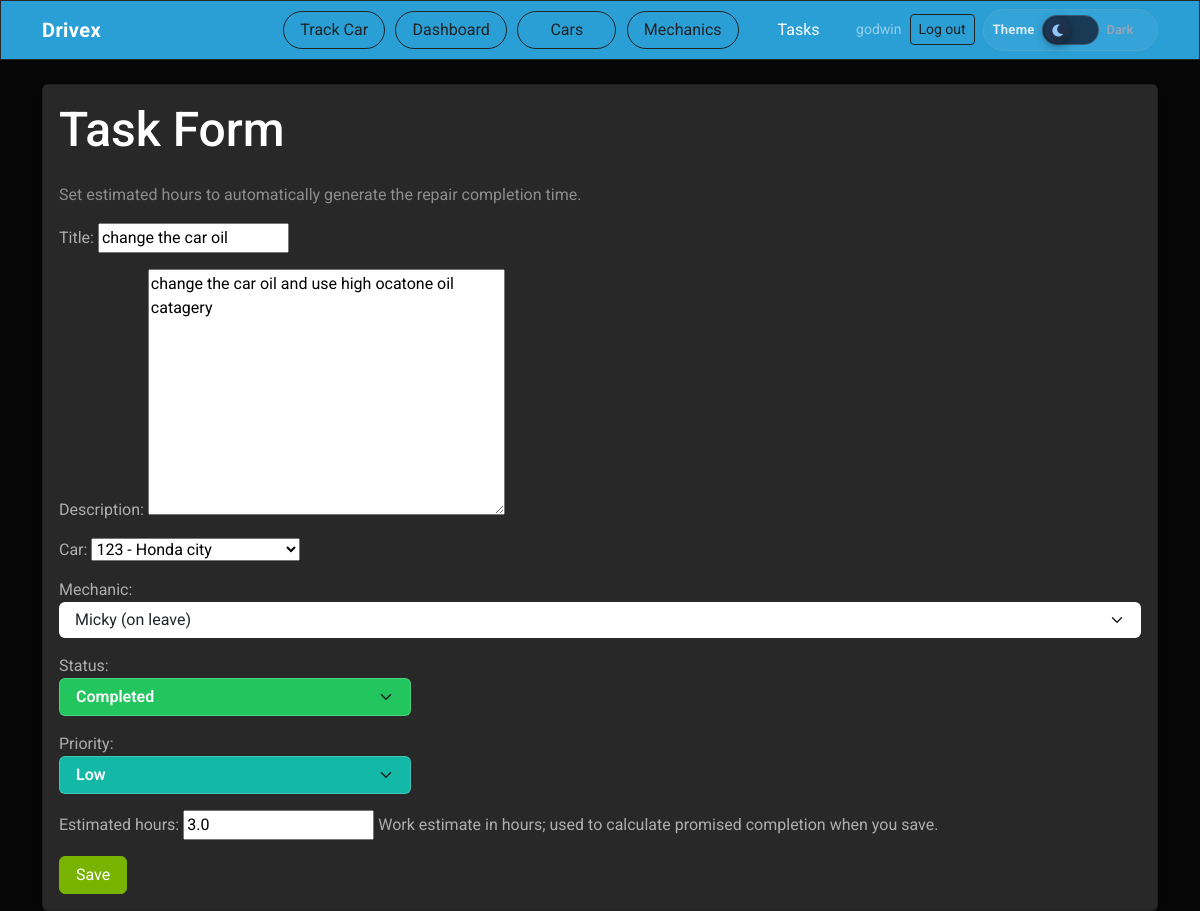
Page /tasks/2/update/ (signed in) on the earlier database version.
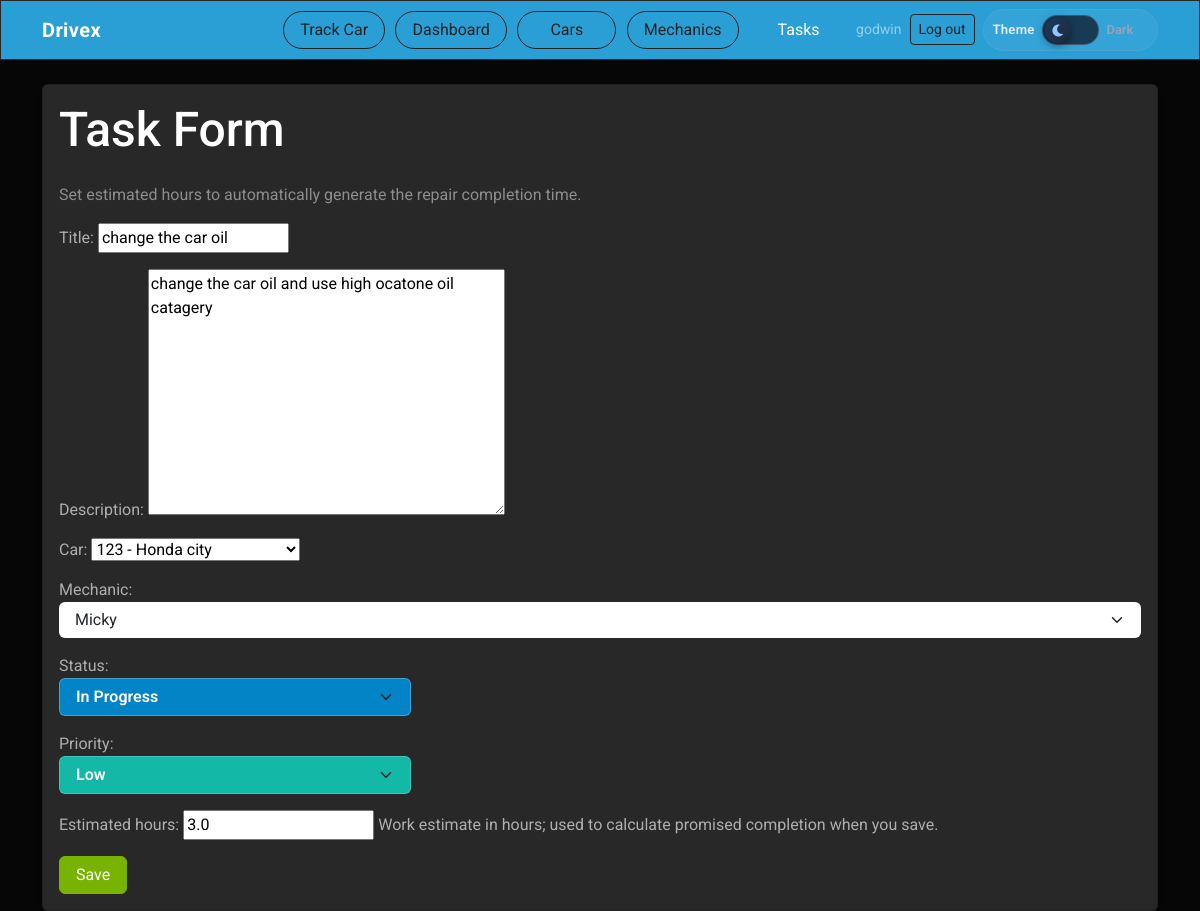
Same page on the later database version.
### taskapp/models.py (models this page shows, shortened)
class Task(models.Model):
    STATUS_CHOICES = [
        ('pending', 'Pending'),
        ('in_progress', 'In Progress'),
        ('completed', 'Completed'),
    ]
    PRIORITY_CHOICES = [
        ('low', 'Low'),
        ('medium', 'Medium'),
        ('high', 'High'),
    ]
    car = models.ForeignKey(
        Cars,
        on_delete=models.CASCADE,
        related_name='tasks'
    )
    mechanic = models.ForeignKey(
        Mechanic,
        on_delete=models.SET_NULL,
        null=True,
        blank=True,
        related_name='tasks'
    )
    title = models.CharField(max_length=200)
    description = models.TextField(blank=True)
    status = models.CharField(
        max_length=20,
        choices=STATUS_CHOICES,
        default='pending'
    )
    priority = models.CharField(
        max_length=10,
        choices=PRIORITY_CHOICES,
        default='medium'
    )
    estimated_hours = models.DecimalField(
        max_digits=4,
        decimal_places=1,
        null=True,
        blank=True,
        help_text='Work estimate in hours; used to calculate promised completion when you save.',
    )
    promised_completion_at = models.DateTimeField(null=True, blank=True)
    created_at = models.DateTimeField(auto_now_add=True)
    updated_at = models.DateTimeField(auto_now=True)
    class Meta:
        ordering = ['status', '-created_at']
    def save(self, *args, **kwargs):
        if self.estimated_hours:
            base_time = self.created_at or timezone.now()
            self.promised_completion_at = base_time + timedelta(
                hours=float(self.estimated_hours)
            )
        else:
            self.promised_completion_at = None
        super().save(*args, **kwargs)
        if self.mechanic_id and self.status != 'completed':
            Mechanic.objects.filter(pk=self.mechanic_id).update(
                is_manually_busy=False,
            )

### taskapp/views.py (the view)
# urls.py: path('tasks/<int:pk>/update/', views.TaskUpdateView.as_view(), name='task_update'),
class TaskUpdateView(ShopManagerRequiredMixin, UpdateView):
    model = Task
    form_class = TaskForm
    template_name = 'tasks/task_form.html'
    success_url = reverse_lazy('task_list')
    def get_queryset(self):
        return Task.objects.select_related('car', 'mechanic')

### taskapp/context_processors.py (called while the page is built, shortened)
def admin_mechanic_task_summary(request):
    try:
        admin_index = reverse('admin:index')
    except Exception:
        return {}
    if request.path.rstrip('/') != admin_index.rstrip('/'):
        return {}

def shop_roles(request):
    user = request.user
    role = resolve_shop_access_role(user) if user.is_authenticated else None
    return {
        'shop_role': role,
        'is_shop_manager': role == 'manager',
        'shop_mechanic': get_mechanic_profile(user) if user.is_authenticated else None,
    }

### taskapp/mixins.py (called while the page is built)
    def test_func(self):
        return is_shop_manager(self.request.user)

### taskapp/models.py (called while the page is built)
    def __str__(self):
        return f"{self.registration_number} - {self.make} {self.model}"

### taskapp/rbac.py (called while the page is built)
def is_shop_manager(user) -> bool:
    if not user.is_authenticated:
        return False
    if user.is_superuser:
        return True
    return user.groups.filter(name=MANAGER_GROUP).exists()

def get_mechanic_profile(user):
    if not user.is_authenticated:
        return None
    try:
        return user.mechanic_profile
    except ObjectDoesNotExist:
        return None

### taskapp/templates/tasks/task_form.html
{% extends 'base.html' %} {% block content %}
<div class="card shadow-sm">
  <div class="card-body">
    <h2 class="mb-4">Task Form</h2>
    <p class="text-muted mb-3">
      Set estimated hours to automatically generate the repair completion time.
    </p>
    <form method="post">
      {% csrf_token %} {{ form.as_p }}
      <button type="submit" class="btn btn-success">Save</button>
    </form>
  </div>
</div>
{% endblock %}

Differences in the rows shown:
changed Task "change the car oil": mechanic "Micky (on leave)" → "Micky"; status "Completed" → "In Progress"
